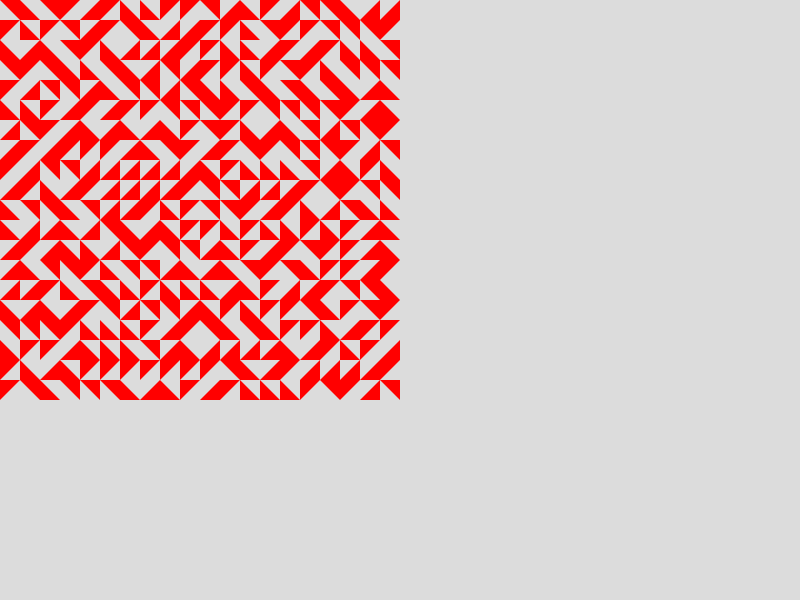
Frame 1 (no input)
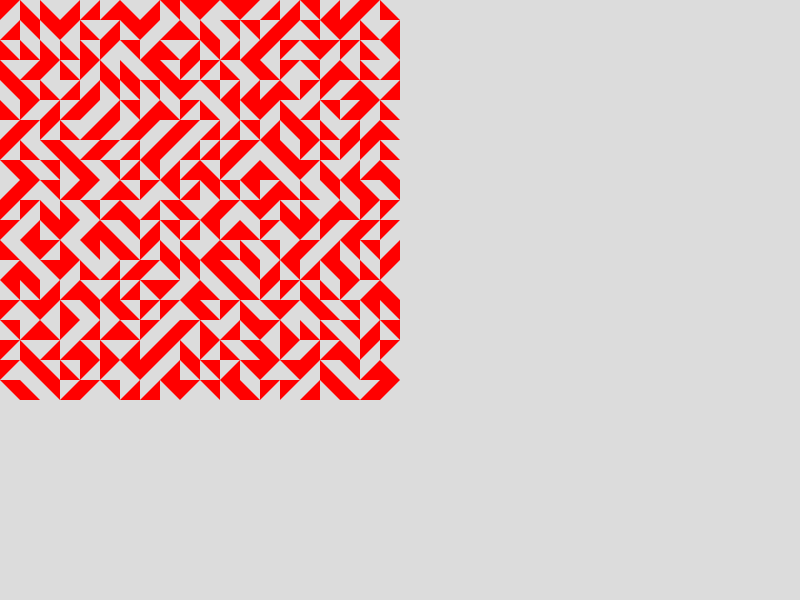
Frame 2 (the mouse pressed at the canvas centre, redrawn once)

The p5.js sketch that drew these frames (run headless with seeded random() and noise() and a simulated clock; the mouse was pressed at the canvas centre and the sketch redrawn once):

// p5.js sketch
// ── sketch.js
let spacing = 20;
let rowCount = 20;
let circlesCount = 20;
let offset = spacing *0.5;

function setup() {
    createCanvas(800, 600);
    noLoop();

    fill('green');
    noStroke();
    angleMode(DEGREES);
}

function draw() {
    background(220);
    fill('red');
    for(let i = 0; i < rowCount; i++){
        for(let j = 0; j < circlesCount; j++){
            DrawTriangle(
                j * spacing + offset, 
                i * spacing + offset
            );
        }
    }
}

function DrawTriangle(centerX, centerY){
            push();
            translate(centerX, centerY);
            let rotation = random([0,90,180,270]);
            rotate(rotation);
            triangle(
                10,
                10,

                -10,
                -10,

                -10,
                10
            );
            pop();
}
